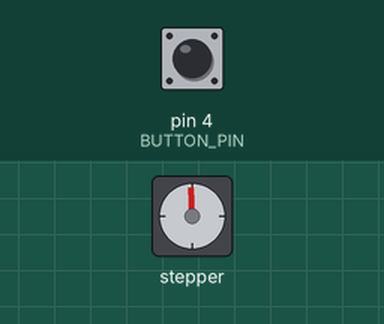
Simulated run of this sketch. Board: Arduino Uno, built with avr-gcc and run on an emulated ATmega328P. On the bench: stepper motor. The inputs (shaded band) are chosen by the test bench; at power-on: pin 4 (BUTTON_PIN) HIGH. Stepper angles assume 2048 steps per turn; what the sketch prints to the serial monitor is not drawn.

Above: at 0.08 s.
At 10.07 s:
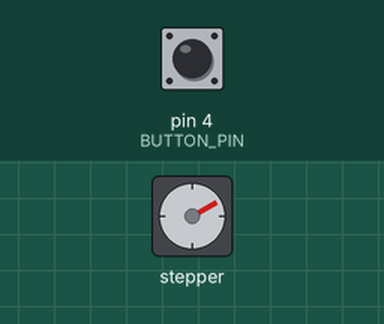
At 20.06 s:
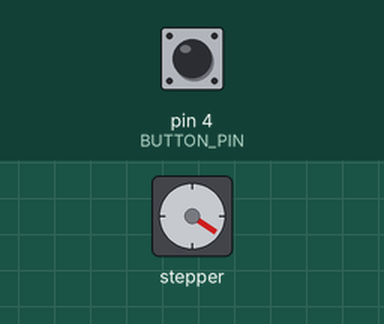
At 39.85 s:
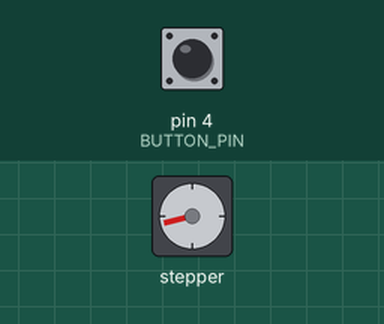
Timing chart, 0 to 40.0 s (numbered marks = the images above):
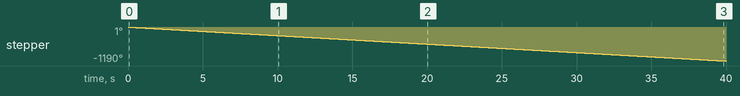

Measured:
- by itself, stepper: keeps turning counter-clockwise at about 30°/s

The sketch:

stepper.ino
```cpp
#include <Stepper.h>

// --- 馬達參數 ---
const int stepsPerRevolution = 2048;
Stepper myStepper(stepsPerRevolution, 13, 27, 14, 33);

// --- 按鈕與狀態機參數 ---
const int BUTTON_PIN = 4;
bool isMotorRunning = false;
int buttonState;                 // 記憶「過濾雜訊後」的穩定狀態
int lastButtonState = HIGH;      // 記憶「上一個瞬間」的原始讀值

unsigned long lastDebounceTime = 0;
const unsigned long debounceDelay = 50;

void setup() {
  Serial.begin(115200);
  pinMode(BUTTON_PIN, INPUT_PULLUP);
  myStepper.setSpeed(5);

  // 初始化 buttonState 為高電位
  buttonState = digitalRead(BUTTON_PIN);

  Serial.println("✅ 邏輯修復版啟動！請按按鈕。");
}

void loop() {
  // 1. 讀取當下原始電位
  /*int reading = digitalRead(BUTTON_PIN);

  // 2. 如果狀態有變動 (人手按下或雜訊)，重置計時器
  if (reading != lastButtonState) {
    lastDebounceTime = millis();
  }

  // 3. 如果穩定時間超過 50 毫秒，代表這不是雜訊
  if ((millis() - lastDebounceTime) > debounceDelay) {

    // 如果這個穩定下來的狀態，跟我們之前記錄的「穩定態」不一樣
    if (reading != buttonState) {
      buttonState = reading; // 更新穩定態

      // 只有當新的穩定態是 LOW (代表按鈕被按下了)，才執行切換
      if (buttonState == LOW) {
        isMotorRunning = !isMotorRunning;

        if (isMotorRunning) {
          Serial.println("▶️ 啟動音樂盒！");
        } else {
          Serial.println("⏸️ 暫停音樂盒！");
        }
      }
    }
  }

  // 儲存原始讀值，給下一個瞬間比較用
  lastButtonState = reading;

  // ---------------------------------------------------------
  // 4. 馬達執行邏輯 (時間切片)
  // ---------------------------------------------------------
  */if (1) {
    // 每次走 10 步，走完立刻回去檢查按鈕，保持系統高靈敏度
    myStepper.step(-10);
  }
}
```
